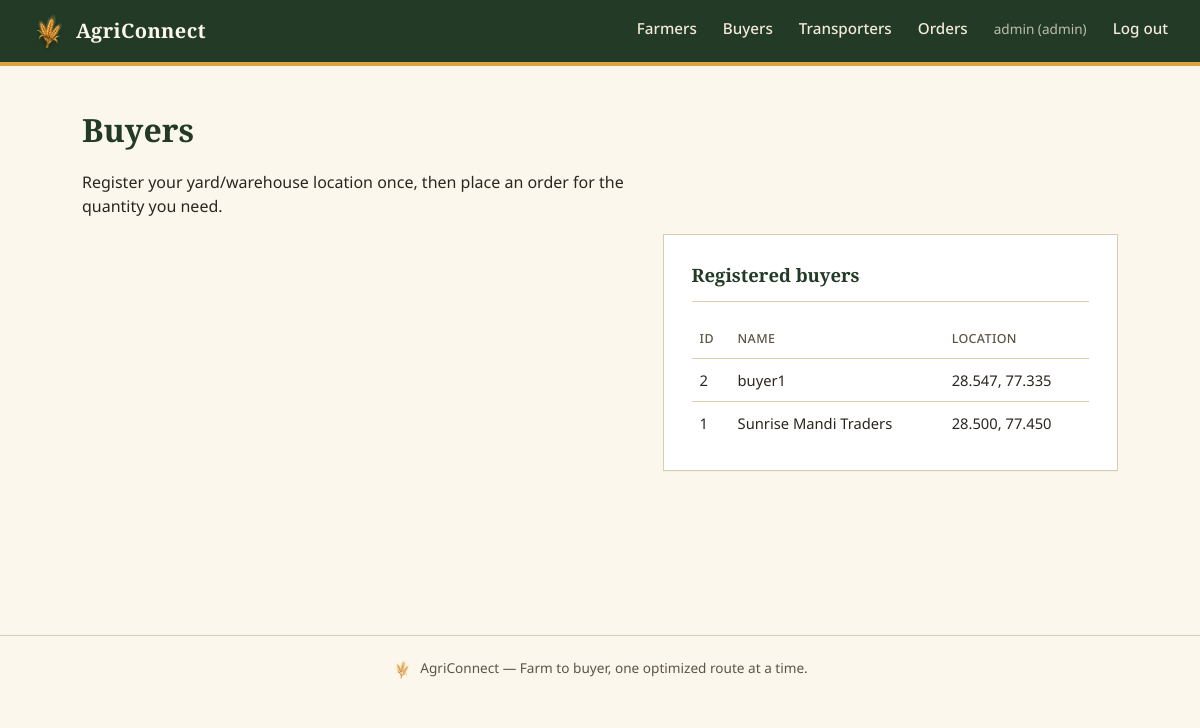
The app's page /buyer (signed in) with its own data.
### models.py (models this page shows)
class User(Base):
    __tablename__ = "users"
    id = Column(Integer, primary_key=True)
    username = Column(String(80), unique=True, nullable=False, index=True)
    password_hash = Column(String(200), nullable=False)
    role = Column(String(20), nullable=False)  # "admin" | "farmer" | "buyer" | "transporter"
    created_at = Column(DateTime, default=datetime.utcnow)

class Buyer(Base):
    __tablename__ = "buyers"
    id = Column(Integer, primary_key=True)
    user_id = Column(Integer, ForeignKey("users.id"), unique=True, nullable=True)
    name = Column(String(120), nullable=False)
    phone = Column(String(20))
    address = Column(String(250))  # free-text delivery address, shown to the assigned transporter
    lat = Column(Float, nullable=False)
    lon = Column(Float, nullable=False)
    created_at = Column(DateTime, default=datetime.utcnow)
    user = relationship("User")

### routers/buyers.py (the view)
@router.get("/buyer", response_class=HTMLResponse)
def buyer_page(request: Request, db: Session = Depends(get_db)):
    user = get_current_user(request, db)
    if user and user.role in ("farmer", "transporter"):
        return RedirectResponse(url=dashboard_url_for(user), status_code=303)
    buyers = db.query(Buyer).order_by(Buyer.id.desc()).all() if user and user.role == "admin" else []
    crops = sorted(set(voice.CROP_DICTIONARY.values()))
    my_buyer = db.query(Buyer).filter_by(user_id=user.id).first() if user and user.role == "buyer" else None
    my_orders = []
    if my_buyer:
        my_orders = (
            db.query(Order)
            .filter_by(buyer_id=my_buyer.id)
            .order_by(Order.id.desc())
            .all()
        )
    return render(
        request, db, "buyer.html",
        {"buyers": buyers, "crops": crops, "my_buyer": my_buyer, "my_orders": my_orders},
    )

### templates/buyer.html (shortened to what this page needs)
{% extends "base.html" %}
{% block content %}
<h1>Buyers</h1>
<p>Register your yard/warehouse location once, then place an order for the quantity you need.</p>
<div class="grid-2">
  {% if current_user and current_user.role == "admin" %}
  <div class="panel">
    <h2>Registered buyers</h2>
    {% if buyers %}
    <table>
      <thead><tr><th>ID</th><th>Name</th><th>Location</th></tr></thead>
      <tbody>
      {% for b in buyers %}
        <tr><td>{{ b.id }}</td><td>{{ b.name }}</td><td>{{ '%.3f'|format(b.lat) }}, {{ '%.3f'|format(b.lon) }}</td></tr>
      {% endfor %}
      </tbody>
    </table>
    {% else %}
    <div class="empty-state">No buyers yet.</div>
    {% endif %}
  </div>
  {% endif %}
</div>
{% endblock %}

### templates/base.html (shortened to what this page needs)
<!DOCTYPE html>
<html lang="en">
<head>
<link rel="stylesheet" href="/static/css/style.css">
</head>
<body>
<header class="topbar">
  <a class="brand" href="/">
    <img class="brand-mark" src="/static/img/wheat-mark.png" alt="" width="34" height="34">
    <span class="brand-name">AgriConnect</span>
  </a>
  <nav class="mainnav" id="main-nav">
    {% if current_user %}
      {% if current_user.role == "farmer" %}
        <a href="/farmer">Farmer Dashboard</a>
      {% elif current_user.role == "buyer" %}
        <a href="/buyer">Buyer Dashboard</a>
      {% elif current_user.role == "transporter" %}
        <a href="/transporter">Transporter Dashboard</a>
      {% elif current_user.role == "admin" %}
        <a href="/farmer">Farmers</a>
        <a href="/buyer">Buyers</a>
        <a href="/transporter">Transporters</a>
      {% endif %}
      {% if current_user.role == "admin" %}
        <a href="/orders">Orders</a>
      {% endif %}
      <span class="navmeta">{{ current_user.username }} ({{ current_user.role }})</span>
      <a href="/logout">Log out</a>
    {% endif %}
  </nav>
</header>
<main class="page" id="main-content">
{% block content %}{% endblock %}
</main>
<footer class="sitefoot">
  <img class="foot-mark" src="/static/img/wheat-mark.png" alt="" width="20" height="20">
  <span>AgriConnect — Farm to buyer, one optimized route at a time.</span>
</footer>
</body>
</html>

### static/css/style.css (style rules this page uses)
:root { --soil:#223A26; --soil-2:#2E4B32; --paper:#FBF7EC; --paper-2:#F3EBD8; --turmeric:#D9A441; --turmeric-dark:#B4832C; --route:#2B5F73; --rust:#A8452F; --ink:#2A2620; --ink-soft:#5B5546; --line:#D8CDAE; --radius:2px; }
* { box-sizing:border-box; }
html,body { margin:0;padding:0; }
body { background:var(--paper); color:var(--ink); font-family:'Noto Sans','Noto Sans Devanagari',sans-serif; font-size:16px; line-height:1.5; }
h1,h2,h3,.brand-name { font-family:'Zilla Slab','Noto Sans Devanagari',serif; font-weight:600; color:var(--soil); margin:0 0 .4em 0; }
a { color:var(--route); }
p { max-width:62ch; }
.topbar { display:flex;align-items:center;justify-content:space-between; padding:14px 32px; background:var(--soil); border-bottom:4px solid var(--turmeric); position:relative; }
.brand { display:flex;align-items:center;gap:10px;text-decoration:none; }
.brand-mark { display:block; filter:drop-shadow(0 1px 2px rgba(0,0,0,.35)); transition:transform .18s ease; }
.brand-name { color:var(--paper);font-size:1.25rem;margin:0;letter-spacing:.02em; }
.mainnav { display:flex;align-items:center;gap:26px; }
.mainnav a { color:var(--paper-2);text-decoration:none;font-size:.95rem;font-weight:500; padding-bottom:3px;border-bottom:2px solid transparent; }
.navmeta { color:var(--paper-2);font-size:.85rem;opacity:.75;padding-bottom:3px; }
.page { max-width:1100px;margin:0 auto;padding:40px 32px 80px; }
.sitefoot { display:flex;align-items:center;justify-content:center;gap:8px; text-align:center;padding:22px;color:var(--ink-soft);font-size:.85rem; border-top:1px solid var(--line);margin-top:60px; }
.foot-mark { opacity:.7; }
.panel { background:#fff;border:1px solid var(--line); padding:26px 28px;margin-bottom:24px; box-shadow:0 1px 0 rgba(34,58,38,.03); }
.panel h2 { font-size:1.15rem;border-bottom:1px solid var(--line);padding-bottom:12px;margin-bottom:18px; }
.grid-2 { display:grid;grid-template-columns:1.1fr .9fr;gap:24px;align-items:start; }
table { width:100%;border-collapse:collapse;font-size:.92rem; }
th,td { text-align:left;padding:10px 8px;border-bottom:1px solid var(--line); }
th { color:var(--ink-soft);font-weight:500;font-size:.78rem;text-transform:uppercase;letter-spacing:.03em; }
tr:last-child td { border-bottom:none; }

### records on screen
User: username "admin", role "admin"
Buyer: id "2", name "buyer1", lat "28.547", lon "77.335"
Buyer: id "1", name "Sunrise Mandi Traders", lat "28.500", lon "77.450"
